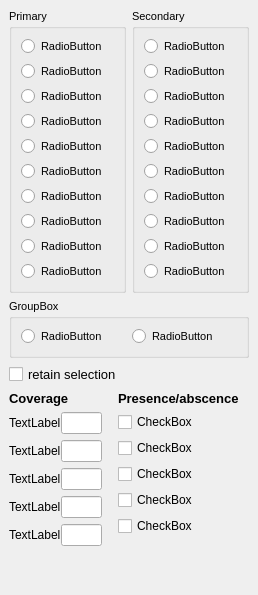
  <widget class="QDockWidget" name="metadataDockWidget">
   <property name="windowTitle">
    <string>Habitat</string>
   </property>
   <attribute name="dockWidgetArea">
    <number>1</number>
   </attribute>
   <widget class="QWidget" name="dockWidgetContents_4">
    <layout class="QVBoxLayout" name="verticalLayout_13">
     <item>
      <layout class="QHBoxLayout" name="horizontalLayout_8">
       <item>
        <widget class="QGroupBox" name="exclusiveRadioBox1">
         <property name="font">
          <font>
           <pointsize>8</pointsize>
          </font>
         </property>
         <property name="title">
          <string>Primary</string>
         </property>
         <layout class="QVBoxLayout" name="verticalLayout_2">
          <item>
           <widget class="QRadioButton" name="radioButton1_1">
            <property name="text">
             <string>RadioButton</string>
            </property>
           </widget>
          </item>
          <item>
           <widget class="QRadioButton" name="radioButton1_2">
            <property name="text">
             <string>RadioButton</string>
            </property>
           </widget>
          </item>
          <item>
           <widget class="QRadioButton" name="radioButton1_3">
            <property name="text">
             <string>RadioButton</string>
            </property>
           </widget>
          </item>
          <item>
           <widget class="QRadioButton" name="radioButton1_4">
            <property name="text">
             <string>RadioButton</string>
            </property>
           </widget>
          </item>
          <item>
           <widget class="QRadioButton" name="radioButton1_5">
            <property name="text">
             <string>RadioButton</string>
            </property>
           </widget>
          </item>
          <item>
           <widget class="QRadioButton" name="radioButton1_6">
            <property name="text">
             <string>RadioButton</string>
            </property>
           </widget>
          </item>
          <item>
           <widget class="QRadioButton" name="radioButton1_7">
            <property name="text">
             <string>RadioButton</string>
            </property>
           </widget>
          </item>
          <item>
           <widget class="QRadioButton" name="radioButton1_8">
            <property name="text">
             <string>RadioButton</string>
            </property>
           </widget>
          </item>
          <item>
           <widget class="QRadioButton" name="radioButton1_9">
            <property name="text">
             <string>RadioButton</string>
            </property>
           </widget>
          </item>
          <item>
           <widget class="QRadioButton" name="radioButton1_10">
            <property name="text">
             <string>RadioButton</string>
            </property>
           </widget>
          </item>
         </layout>
        </widget>
       </item>
       <item>
        <widget class="QGroupBox" name="exclusiveRadioBox2">
         <property name="font">
          <font>
           <pointsize>8</pointsize>
          </font>
         </property>
         <property name="title">
          <string>Secondary</string>
         </property>
         <layout class="QVBoxLayout" name="verticalLayout_5">
          <item>
           <widget class="QRadioButton" name="radioButton2_1">
            <property name="text">
             <string>RadioButton</string>
            </property>
           </widget>
          </item>
          <item>
           <widget class="QRadioButton" name="radioButton2_2">
            <property name="text">
             <string>RadioButton</string>
            </property>
           </widget>
          </item>
          <item>
           <widget class="QRadioButton" name="radioButton2_3">
            <property name="text">
             <string>RadioButton</string>
            </property>
           </widget>
          </item>
          <item>
           <widget class="QRadioButton" name="radioButton2_4">
            <property name="text">
             <string>RadioButton</string>
            </property>
           </widget>
          </item>
          <item>
           <widget class="QRadioButton" name="radioButton2_5">
            <property name="text">
             <string>RadioButton</string>
            </property>
           </widget>
          </item>
          <item>
           <widget class="QRadioButton" name="radioButton2_6">
            <property name="text">
             <string>RadioButton</string>
            </property>
           </widget>
          </item>
          <item>
           <widget class="QRadioButton" name="radioButton2_7">
            <property name="text">
             <string>RadioButton</string>
            </property>
           </widget>
          </item>
          <item>
           <widget class="QRadioButton" name="radioButton2_8">
            <property name="text">
             <string>RadioButton</string>
            </property>
           </widget>
          </item>
          <item>
           <widget class="QRadioButton" name="radioButton2_9">
            <property name="text">
             <string>RadioButton</string>
            </property>
           </widget>
          </item>
          <item>
           <widget class="QRadioButton" name="radioButton2_10">
            <property name="text">
             <string>RadioButton</string>
            </property>
           </widget>
          </item>
         </layout>
        </widget>
       </item>
      </layout>
     </item>
     <item>
      <widget class="QGroupBox" name="exclusiveRadioBox3">
       <property name="font">
        <font>
         <pointsize>8</pointsize>
        </font>
       </property>
       <property name="title">
        <string>GroupBox</string>
       </property>
       <layout class="QHBoxLayout" name="horizontalLayout_21">
        <item>
         <widget class="QRadioButton" name="radioButton3_1">
          <property name="font">
           <font>
            <pointsize>8</pointsize>
           </font>
          </property>
          <property name="text">
           <string>RadioButton</string>
          </property>
         </widget>
        </item>
        <item>
         <widget class="QRadioButton" name="radioButton3_2">
          <property name="font">
           <font>
            <pointsize>8</pointsize>
           </font>
          </property>
          <property name="text">
           <string>RadioButton</string>
          </property>
         </widget>
        </item>
       </layout>
      </widget>
     </item>
     <item>
      <widget class="QCheckBox" name="metadataStickyBox">
       <property name="font">
        <font>
         <pointsize>10</pointsize>
        </font>
       </property>
       <property name="text">
        <string>retain selection</string>
       </property>
      </widget>
     </item>
     <item>
      <layout class="QHBoxLayout" name="horizontalLayout_13">
       <item>
        <layout class="QVBoxLayout" name="verticalLayout_11">
         <property name="rightMargin">
          <number>10</number>
         </property>
         <item>
          <widget class="QLabel" name="metadataTypeLabel2">
           <property name="font">
            <font>
             <pointsize>10</pointsize>
             <weight>75</weight>
             <bold>true</bold>
            </font>
           </property>
           <property name="text">
            <string>Coverage</string>
           </property>
          </widget>
         </item>
         <item>
          <layout class="QHBoxLayout" name="horizontalLayout_14">
           <property name="spacing">
            <number>0</number>
           </property>
           <item>
            <widget class="QLabel" name="label1_1">
             <property name="text">
              <string>TextLabel</string>
             </property>
            </widget>
           </item>
           <item>
            <widget class="QLineEdit" name="lineEdit1_1">
             <property name="maximumSize">
              <size>
               <width>41</width>
               <height>16777215</height>
              </size>
             </property>
            </widget>
           </item>
          </layout>
         </item>
         <item>
          <layout class="QHBoxLayout" name="horizontalLayout_15">
           <property name="spacing">
            <number>0</number>
           </property>
           <item>
            <widget class="QLabel" name="label1_2">
             <property name="text">
              <string>TextLabel</string>
             </property>
            </widget>
           </item>
           <item>
            <widget class="QLineEdit" name="lineEdit1_2">
             <property name="maximumSize">
              <size>
               <width>41</width>
               <height>16777215</height>
              </size>
             </property>
            </widget>
           </item>
          </layout>
         </item>
         <item>
          <layout class="QHBoxLayout" name="horizontalLayout_16">
           <property name="spacing">
            <number>0</number>
           </property>
           <item>
            <widget class="QLabel" name="label1_3">
             <property name="text">
              <string>TextLabel</string>
             </property>
            </widget>
           </item>
           <item>
            <widget class="QLineEdit" name="lineEdit1_3">
             <property name="maximumSize">
              <size>
               <width>41</width>
               <height>16777215</height>
              </size>
             </property>
            </widget>
           </item>
          </layout>
         </item>
         <item>
          <layout class="QHBoxLayout" name="horizontalLayout_17">
           <property name="spacing">
            <number>0</number>
           </property>
           <item>
            <widget class="QLabel" name="label1_4">
             <property name="text">
              <string>TextLabel</string>
             </property>
            </widget>
           </item>
           <item>
            <widget class="QLineEdit" name="lineEdit1_4">
             <property name="maximumSize">
              <size>
               <width>41</width>
               <height>16777215</height>
              </size>
             </property>
            </widget>
           </item>
          </layout>
         </item>
         <item>
          <layout class="QHBoxLayout" name="horizontalLayout_18">
           <property name="spacing">
            <number>0</number>
           </property>
           <item>
            <widget class="QLabel" name="label1_5">
             <property name="text">
              <string>TextLabel</string>
             </property>
            </widget>
           </item>
           <item>
            <widget class="QLineEdit" name="lineEdit1_5">
             <property name="maximumSize">
              <size>
               <width>41</width>
               <height>16777215</height>
              </size>
             </property>
            </widget>
           </item>
          </layout>
         </item>
         <item>
          <spacer name="verticalSpacer_2">
           <property name="orientation">
            <enum>Qt::Vertical</enum>
           </property>
           <property name="sizeHint" stdset="0">
            <size>
             <width>20</width>
             <height>40</height>
            </size>
           </property>
          </spacer>
         </item>
        </layout>
       </item>
       <item>
        <layout class="QVBoxLayout" name="verticalLayout_6">
         <property name="rightMargin">
          <number>10</number>
         </property>
         <item>
          <widget class="QLabel" name="metadataTypeLabel3">
           <property name="font">
            <font>
             <pointsize>10</pointsize>
             <weight>75</weight>
             <bold>true</bold>
            </font>
           </property>
           <property name="text">
            <string>Presence/abscence</string>
           </property>
          </widget>
         </item>
         <item>
          <widget class="QCheckBox" name="checkBox1_1">
           <property name="text">
            <string>CheckBox</string>
           </property>
          </widget>
         </item>
         <item>
          <widget class="QCheckBox" name="checkBox1_2">
           <property name="text">
            <string>CheckBox</string>
           </property>
          </widget>
         </item>
         <item>
          <widget class="QCheckBox" name="checkBox1_3">
           <property name="text">
            <string>CheckBox</string>
           </property>
          </widget>
         </item>
         <item>
          <widget class="QCheckBox" name="checkBox1_4">
           <property name="text">
            <string>CheckBox</string>
           </property>
          </widget>
         </item>
         <item>
          <widget class="QCheckBox" name="checkBox1_5">
           <property name="text">
            <string>CheckBox</string>
           </property>
          </widget>
         </item>
         <item>
          <spacer name="verticalSpacer">
           <property name="orientation">
            <enum>Qt::Vertical</enum>
           </property>
           <property name="sizeHint" stdset="0">
            <size>
             <width>20</width>
             <height>40</height>
            </size>
           </property>
          </spacer>
         </item>
        </layout>
       </item>
      </layout>
     </item>
    </layout>
   </widget>
  </widget>
